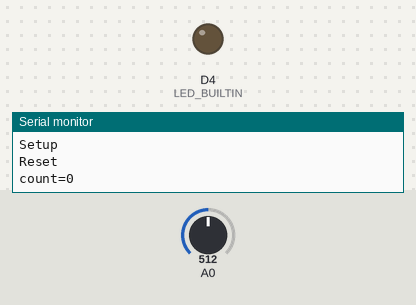
Bench run of a sketch on a simulated ESP8266 (NodeMCU). Parts: output pins drawn as LEDs (lit = HIGH, except the on-board LED, lit = LOW), the last lines printed to the serial monitor. The inputs (shaded band) are chosen by the test bench; at power-on: A0 = 512. WiFi joins after 1.5 s; servers stay silent unless stated.

Above: at 2.7 s.
2.8 s: A0 set to 308
4.3 s: A0 set to 286
At 4.7 s:
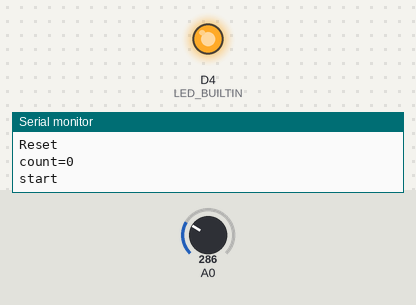
Timing chart, 0 to 7.3 s (numbered marks = the images above; inputs shaded):
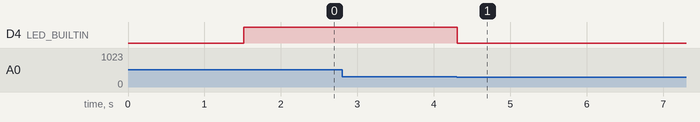

Measured:
- the behaviour switches between 300 and 299 on A0 (found by bisection; images 0 and 1)
- after the input at 2.8 s, every drawn part: stays the same
- after the input at 4.3 s, D4 (LED_BUILTIN): HIGH → LOW at once

The sketch:

Bubbles.ino
```cpp
//#define DEBUGMODE

/****************************************
 * Include Libraries
 ****************************************/
#include "UbidotsESPMQTT.h"   //

/****************************************
 * Define Constants
 ****************************************/

#define TOKEN "[Token]" // Your Ubidots TOKEN
#define WIFINAME "[SSID]" //Your SSID
#define WIFIPASS "[Password]" // Your Wifi Password

Ubidots client(TOKEN);

// Loop parameters

unsigned long previousMillis = 60000; // timeout comparitor
unsigned long currentMillis = 0;      // timeout check
unsigned long timeout = 0;            // could be large 999 days!!!! but unsigned long is still only 92 days
unsigned long startMillis = 60000;    // bubble width comparitor
unsigned long interval = 0;           // The time interval from start to end of a bubble, which appears as two interruptions

// Specific to the interrupter

int threshold = 512;                  // Default to 512 out if 1024
int total = 0;                        // A count of events
bool trigger = false;                 // Start of interruption teigger
unsigned long count = 0;              // Assume a very large number of bubbles per minute
int theshold = 0;                     // max value is 1024
bool bubble = false;                  // indicate start of the bubble

/****************************************
 * Auxiliar Functions
 ****************************************/

void callback(char* topic, byte* payload, unsigned int length) {
  Serial.print("Message arrived [");
  Serial.print(topic);
  Serial.print("] ");
  for (int i=0;i<length;i++) {
    Serial.print((char)payload[i]);
  }
  Serial.println();
}

/****************************************
 * Main Functions
 ****************************************/

void setup() {

  Serial.begin(9600);
  Serial.setTimeout(2000);

  // Wait for serial to initialize.

  while(!Serial) { }

  // initialise analogue pin A0 as input for voltage measurement
  pinMode(A0, INPUT);
  pinMode(D0,WAKEUP_PULLUP);
  Serial.println("Started");
  client.setDebug(true); // Pass a true or false bool value to activate debug messages
  setup_wifi(WIFINAME, WIFIPASS);
  Serial.println("Setup");
  client.begin(callback);

  // Set up the timers

  timeout =60000;   // every minute
  interval = 400;   // milliseconds for the bubble to be considered separate
  theshold = 300;   // amount of background light before the bubble disturbance is noticed
  count = 0;        //
  bubble = false;   //

  // initialize digital pin LED_BUILTIN as an output.
  pinMode(LED_BUILTIN, OUTPUT);

  digitalWrite(LED_BUILTIN, HIGH);    // turn the LED off by making the voltage HIGH

}

// the loop function runs over and over again forever
void loop() {

  if(!client.connected()){
    Serial.println("Not connected");
    client.reconnect();
  }

  currentMillis = millis();
  if (currentMillis - previousMillis >= timeout) {
	  Serial.println("Reset");
    Serial.print("count=");
    Serial.println(count);

    client.add("count", count);           //Insert your variable Labels and the value to be sent
    client.ubidotsPublish("ibubble");     //
    client.loop();

    count = 0;
    bubble = false;
    previousMillis = currentMillis;
  }
  else {

    // Only count bubbles if there is a transition from high to low and then back to high

    float raw = 0;
    raw = analogRead(A0);
    if (raw < theshold) {
      if (bubble == false) {
          Serial.println("start");
          digitalWrite(LED_BUILTIN, LOW);    // turn the LED on by making the voltage LOW
          bubble = true;
          startMillis = currentMillis;
      }
    }
    else {
      if (bubble == true) {
        // Potentailly this is the end of the bubble
        // but actually probably just the surface of the
        // bubble either at the start or the end
        // could just halve the counts assuming this
        // check if all bubble counts are even - no not always even

        // Check if still in the bubble

        if (currentMillis - startMillis >= interval) {
          Serial.println("outside");
          bubble = false;
          count++;
          Serial.print("Count=");
          Serial.println(count);

          Serial.println("end");
          digitalWrite(LED_BUILTIN, HIGH);    // turn the LED off by making the voltage HIGH
        }
      }
      else
      {

        digitalWrite(LED_BUILTIN, HIGH);    // turn the LED off by making the voltage HIGH
        delay(5);
      }
    }
  }
}

void setup_wifi(char* ssid, char* pswd) {
  delay(10);
  // We start by connecting to a WiFi network
  Serial.println();
  Serial.print("Connecting to ");
  Serial.println(ssid);
  WiFi.begin(ssid, pswd);
  while (WiFi.status() != WL_CONNECTED) {
    delay(500);
    Serial.print(".");
  }
  Serial.println("");
  Serial.println("WiFi connected");
  Serial.println("IP address: ");
  Serial.println(WiFi.localIP());
}
```
